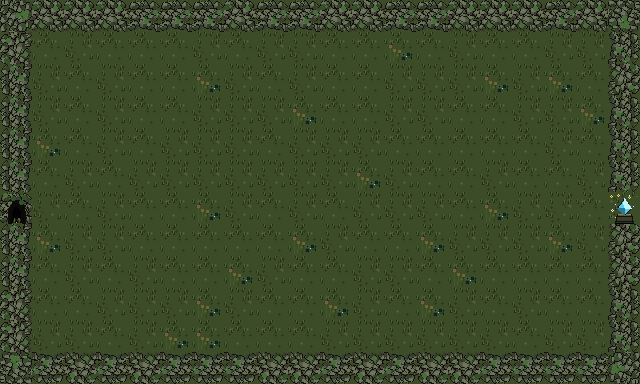

A level layout from a 2D game, rendered from its tile map. Below: a short description, then the map file with its tile-grid data intact:
An orthogonal 20x12 tile map with 32x32 px tiles, 1 tile layer (ground) and 2 objects (spawn, goal).

<map version="1.10" tiledversion="1.12.2" orientation="orthogonal" renderorder="right-down" width="20" height="12" tilewidth="32" tileheight="32" infinite="0" nextlayerid="6" nextobjectid="5">
 <tileset firstgid="1" name="tileset_swamp" tilewidth="32" tileheight="32" tilecount="8" columns="4">
  <image source="../sprites-src/tileset_swamp.png" width="128" height="64" />
  <tile id="0">
   <properties>
    <property name="type" value="buildable" />
   </properties>
  </tile>
  <tile id="1">
   <properties>
    <property name="type" value="buildable" />
   </properties>
  </tile>
  <tile id="2">
   <properties>
    <property name="type" value="buildable" />
   </properties>
  </tile>
  <tile id="3">
   <properties>
    <property name="type" value="blocked" />
   </properties>
  </tile>
  <tile id="4">
   <properties>
    <property name="type" value="blocked" />
   </properties>
  </tile>
  <tile id="5">
   <properties>
    <property name="type" value="blocked" />
   </properties>
  </tile>
  <tile id="6">
   <properties>
    <property name="type" value="path" />
   </properties>
  </tile>
  <tile id="7">
   <properties>
    <property name="type" value="path" />
   </properties>
  </tile>
 </tileset>
 <layer id="1" name="ground" width="20" height="12">
  <data encoding="csv">
1610612742,5,5,5,4,4,4,5,4,4,5,5,4,4,5,5,5,4,5,6,
1610612741,1,2,1,1,1,2,1,2,2,1,1,3,1,2,1,1,2,2,2684354564,
1610612740,2,1,2,1,1,3,2,1,2,1,1,2,2,2,3,2,3,1,2684354565,
1610612740,2,1,2,1,1,2,2,2,3,1,1,2,2,1,1,2,2,3,2684354564,
1610612740,3,1,2,1,2,2,2,1,2,2,2,1,1,1,1,1,2,1,2684354564,
1610612740,1,2,1,2,2,2,2,2,2,2,3,2,1,1,2,1,1,2,2684354564,
7,2,1,2,1,1,3,2,1,2,1,2,2,2,1,3,2,2,1,8,
1610612740,3,2,2,1,1,1,1,1,3,2,1,1,3,2,2,2,3,2,2684354565,
1610612740,1,2,1,2,1,1,3,2,1,1,2,2,1,3,1,1,1,1,2684354565,
1610612741,1,1,2,2,2,3,2,1,1,3,2,1,3,2,1,2,1,1,2684354564,
1610612741,2,2,1,2,3,3,1,1,1,2,2,2,2,2,2,1,2,2,2684354564,
3221225478,3221225476,3221225477,3221225476,3221225477,3221225476,3221225476,3221225476,3221225477,3221225477,3221225476,3221225477,3221225476,3221225477,3221225477,3221225476,3221225476,3221225476,3221225476,2684354566
</data>
 </layer>
 <objectgroup id="2" name="markers">
  <object id="1" name="spawn_0" type="spawn" x="0" y="192" width="32" height="32" />
  <object id="2" name="goal_0" type="goal" x="608" y="192" width="32" height="32" />
 </objectgroup>
</map>
